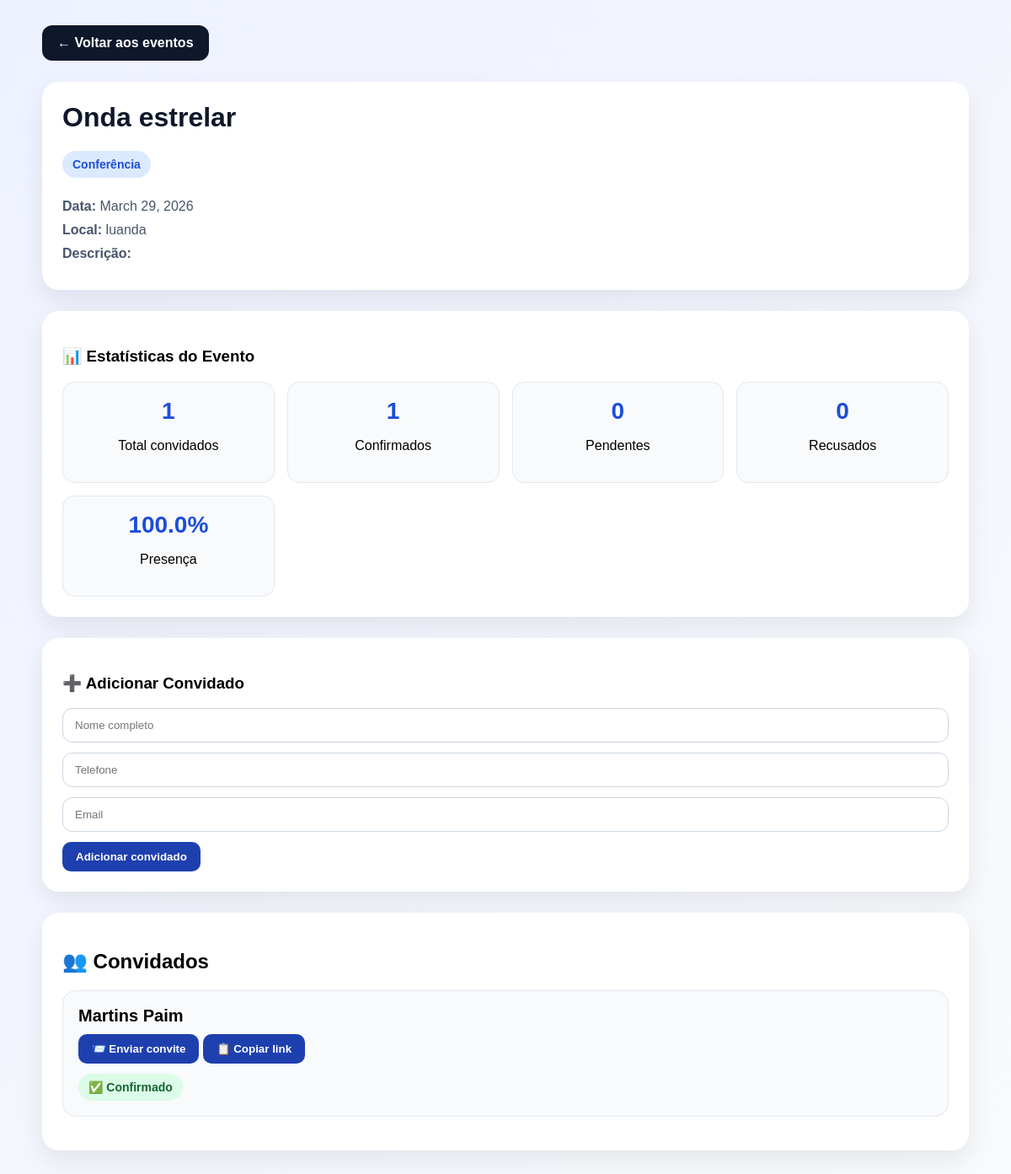
/events/9/ (signed in), run on an earlier commit of the app's database.
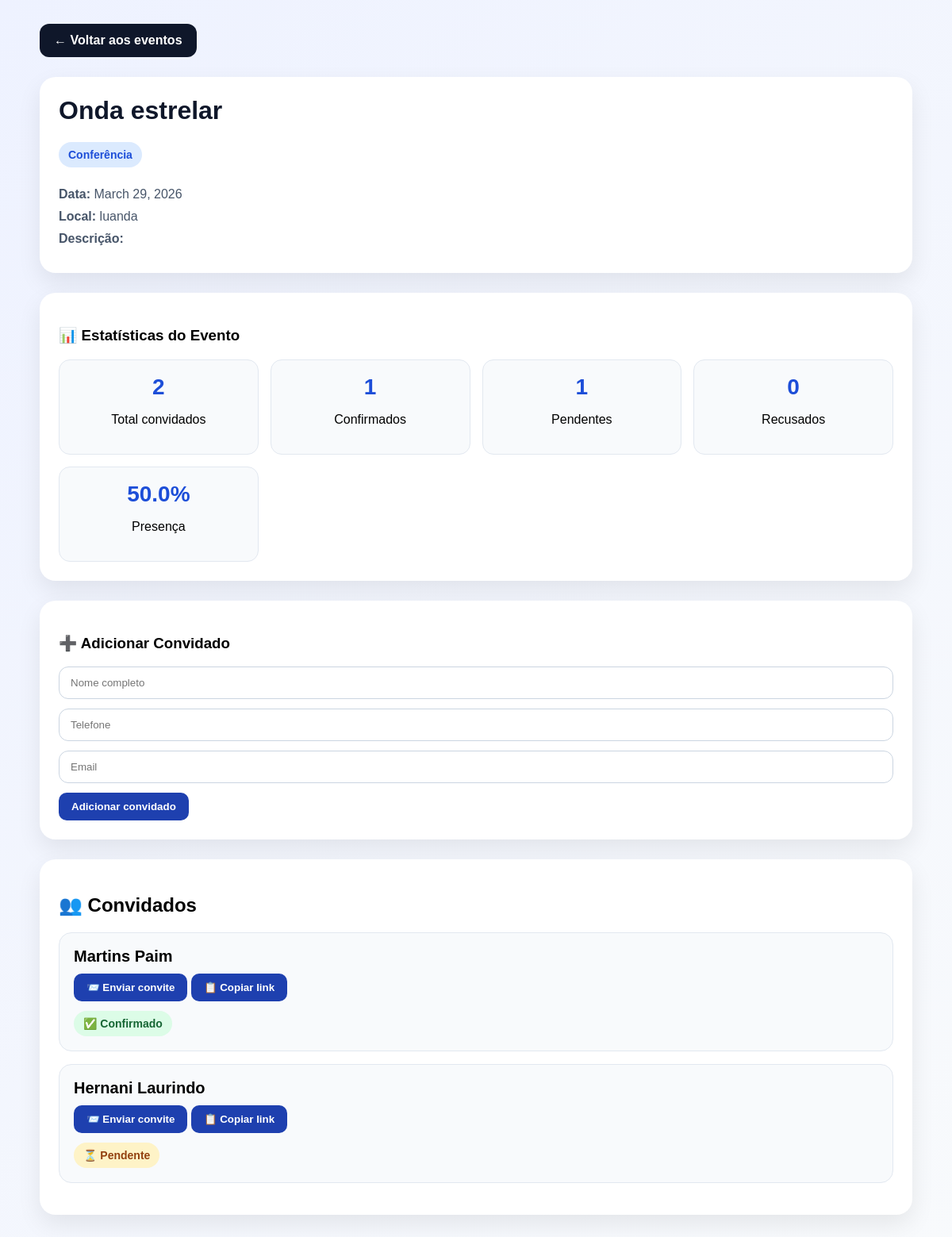
And on a later commit of the database.
### guests/models.py (models this page shows, shortened)
class Guest(models.Model):
    STATUS_CHOICES = [
        ('pendente', 'Pendente'),
        ('confirmado', 'Confirmado'),
        ('recusado', 'Recusado'),
    ]
    event = models.ForeignKey(Event, on_delete=models.CASCADE)
    full_name = models.CharField(max_length=200)
    phone = models.CharField(max_length=20)
    email = models.EmailField(blank=True)
    status = models.CharField(max_length=20, choices=STATUS_CHOICES, default='pendente')
    token = models.UUIDField(default=uuid.uuid4, editable=False, unique=True)

### events/views.py (the view, shortened to what this page needs)
# urls.py: path('<int:event_id>/', views.event_detail, name='event_detail'),
@login_required
def event_detail(request, event_id):
    event = get_object_or_404(Event, id=event_id)
    guests = Guest.objects.filter(event=event)
    total_guests = guests.count()
    confirmed_guests = guests.filter(status='confirmado').count()
    pending_guests = guests.filter(status='pendente').count()
    declined_guests = guests.filter(status='recusado').count()
    if total_guests > 0:
        percentage = round((confirmed_guests / total_guests) * 100, 1)
    else:
        percentage = 0
    return render(request, 'events/event_detail.html', {
        'event': event,
        'guests': guests,
        'total_guests': total_guests,
        'confirmed_guests': confirmed_guests,
        'pending_guests': pending_guests,
        'declined_guests': declined_guests,
        'percentage': percentage,
    })

### events/models.py (called while the page is built)
    def event_type_label(self):
        if self.event_type == 'outro' and self.custom_event_type:
            return self.custom_event_type
        return self.get_event_type_display()

### events/templates/events/event_detail.html (shortened to what this page needs)
<!DOCTYPE html>
<html lang="pt">
<head>
</head>
<body>
    <div class="container">
        <div class="topbar">
            <a href="/events/" class="back-btn">← Voltar aos eventos</a>
        </div>
        <div class="event-card">
            <h1>{{ event.name }}</h1>
            <div class="badge">{{ event.event_type_label }}</div>
            <div class="info"><strong>Data:</strong> {{ event.date }}</div>
            <div class="info"><strong>Local:</strong> {{ event.location }}</div>
            <div class="info"><strong>Descrição:</strong> {{ event.description }}</div>
        </div>
        <div class="stats-box">
    <h3>📊 Estatísticas do Evento</h3>
    <div class="stats-grid">
        <div class="stat">
            <h4>{{ total_guests }}</h4>
            <p>Total convidados</p>
        </div>
        <div class="stat">
            <h4>{{ confirmed_guests }}</h4>
            <p>Confirmados</p>
        </div>
        <div class="stat">
            <h4>{{ pending_guests }}</h4>
            <p>Pendentes</p>
        </div>
        <div class="stat">
            <h4>{{ declined_guests }}</h4>
            <p>Recusados</p>
        </div>
        <div class="stat">
            <h4>{{ percentage }}%</h4>
            <p>Presença</p>
        </div>
    </div>
</div>
        <div class="section">
            <h3>➕ Adicionar Convidado</h3>
            <form method="POST">
                <input type="text" name="full_name" placeholder="Nome completo" required>
                <input type="text" name="phone" placeholder="Telefone">
                <input type="email" name="email" placeholder="Email">
                <button type="submit">Adicionar convidado</button>
            </form>
        </div>
        <div class="section">
            <h2>👥 Convidados</h2>
            {% if guests %}
                <ul class="guest-list">
                    {% for guest in guests %}
                        <li class="guest-item">
                            <div class="guest-name">{{ guest.full_name }}</div>
                            <div style="margin-top:10px;">
                                <button class="wa-btn" onclick="enviarWhatsApp(
                                    '{{ guest.full_name }}',
                                    '{{ guest.event.name }}',
                                    '{{ guest.event.date }}',
                                    '{{ guest.event.location }}',
                                    '{{ guest.phone }}',
                                    '{{ guest.token }}'
                                )">
                                    📨 Enviar convite
                                </button>
                                <button class="copy-btn" onclick="navigator.clipboard.writeText('https://invitation-app-auto.onrender.com/invite/{{ guest.token }}/')">
                                 📋 Copiar link
                                </button>
                            </div>
                         <div class="guest-actions">
    {% if guest.status == 'confirmado' %}
        <div class="status confirmado">✅ Confirmado</div>
    {% elif guest.status == 'recusado' %}
        <div class="status recusado">🚫 Recusado</div>
    {% else %}
        <div class="status pendente">⏳ Pendente</div>
    {% endif %}
</div>
                        </li>
                    {% endfor %}
                </ul>
            {% else %}
                <p>Nenhum convidado ainda.</p>
            {% endif %}
        </div>
    </div>
</body>
</html>

What changed in the data, as far as the page shows it:
added Guest: full_name "Hernani Laurindo", status "⏳ Pendente"
Also different on the page:
{{ total_guests }}: "1" → "2"
{{ pending_guests }}: "0" → "1"
{{ percentage }}: "100.0" → "50.0"
